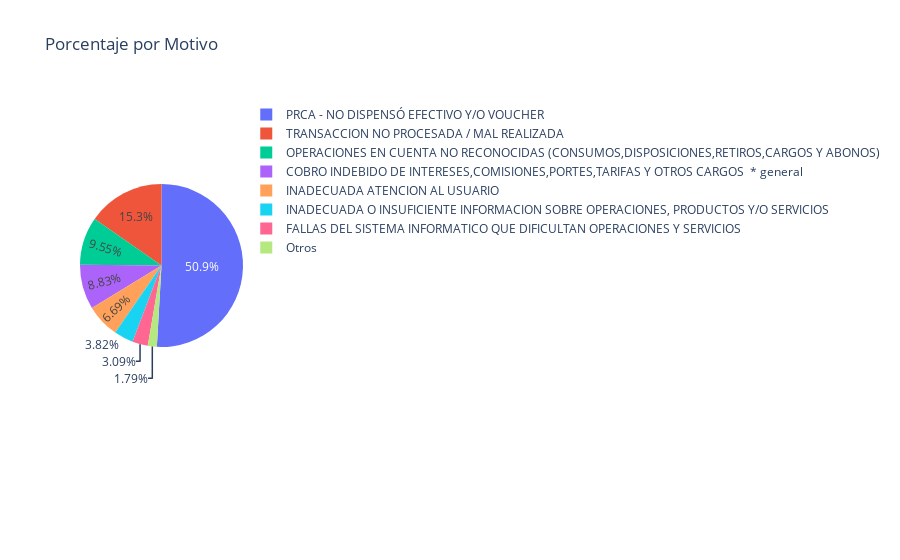

Notebook code cell kept with this figure:
### Code cell
data_temp = datos_preprocessed.groupby(['Motivo']).agg({ 'Numero reclamo': "count"})
data_temp = data_temp.sort_values(by=['Numero reclamo'], ascending = False).reset_index()

total = np.sum(data_temp['Numero reclamo'])
data_temp['per'] = data_temp['Numero reclamo']/total*100
data_temp = data_temp.sort_values(by=['per'], ascending = False)

# fig = px.pie(data_temp, values='per', names='Cod Motivo SBS', title='Porcentage por Motivo')
# fig.show()

data_temp['motivo'] = data_temp.apply(lambda x: x['Motivo'] if x['per'] >= 2 else 'Otros', axis=1)
data_temp = data_temp.groupby(['motivo']).agg({ 'per': "sum"}).reset_index()

data_temp.to_excel("motivos_pie.xlsx")

fig = px.pie(data_temp, values='per', names='motivo', title='Porcentaje por Motivo')
fig.show()

### Figure 1 — Plotly figure (JSON) as saved in the notebook; plotly's stock layout.template omitted (floating-point values rounded to 4 significant figures)
{"data": [{"domain": {"x": [0, 1], "y": [0, 1]}, "hovertemplate": "motivo=%{label}<br>per=%{value}<extra></extra>", "labels": ["COBRO INDEBIDO DE INTERESES,COMISIONES,PORTES,TARIFAS Y OTROS CARGOS  * general", "FALLAS DEL SISTEMA INFORMATICO QUE DIFICULTAN OPERACIONES Y SERVICIOS", "INADECUADA ATENCION AL USUARIO", "INADECUADA O INSUFICIENTE INFORMACION SOBRE OPERACIONES, PRODUCTOS Y/O SERVICIOS", "OPERACIONES EN CUENTA NO RECONOCIDAS (CONSUMOS,DISPOSICIONES,RETIROS,CARGOS Y ABONOS) ", "Otros", "PRCA - NO DISPENSÓ EFECTIVO Y/O VOUCHER", "TRANSACCION NO PROCESADA / MAL REALIZADA"], "legendgroup": "", "name": "", "showlegend": true, "type": "pie", "values": [8.833, 3.092, 6.692, 3.815, 9.547, 1.789, 50.9, 15.33]}], "layout": {"legend": {"tracegroupgap": 0}, "title": {"text": "Porcentaje por Motivo"}}}
